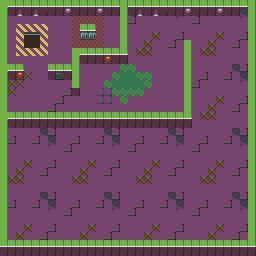

Below is a game level as drawn by its tile map, then a one-line description and the .tmx that defines it (tile-layer data replaced by summaries):
An orthogonal 32x32 tile map with 8x8 px tiles, 2 tile layers (Ground, Walls) and 4 objects (4x grunt).

<map version="1.9" tiledversion="1.9.1" orientation="orthogonal" renderorder="right-down" width="32" height="32" tilewidth="8" tileheight="8" infinite="0" nextlayerid="4" nextobjectid="5">
 <editorsettings>
  <export target="../../src/assets/tilemaps/map1.csv" format="csv" />
 </editorsettings>
 <tileset firstgid="1" name="tileset1" tilewidth="8" tileheight="8" tilecount="120" columns="8">
  <image source="../../src/assets/tiles/tileset01.png" trans="ff00ff" width="64" height="120" />
  <tile id="0">
   <properties>
    <property name="collides" type="bool" value="false" />
   </properties>
  </tile>
  <tile id="1">
   <properties>
    <property name="collides" type="bool" value="true" />
   </properties>
  </tile>
  <tile id="2">
   <properties>
    <property name="collides" type="bool" value="true" />
   </properties>
  </tile>
  <tile id="3">
   <properties>
    <property name="collides" type="bool" value="true" />
   </properties>
  </tile>
  <tile id="4">
   <properties>
    <property name="collides" type="bool" value="false" />
   </properties>
  </tile>
  <tile id="5">
   <properties>
    <property name="collides" type="bool" value="false" />
   </properties>
  </tile>
  <tile id="6">
   <properties>
    <property name="collides" type="bool" value="false" />
   </properties>
  </tile>
  <tile id="7">
   <properties>
    <property name="collides" type="bool" value="false" />
   </properties>
  </tile>
  <tile id="8">
   <properties>
    <property name="collides" type="bool" value="false" />
   </properties>
  </tile>
  <tile id="9">
   <properties>
    <property name="collides" type="bool" value="false" />
   </properties>
  </tile>
  <tile id="10">
   <properties>
    <property name="collides" type="bool" value="false" />
   </properties>
  </tile>
  <tile id="11">
   <properties>
    <property name="collides" type="bool" value="false" />
   </properties>
  </tile>
  <tile id="12">
   <properties>
    <property name="collides" type="bool" value="true" />
   </properties>
  </tile>
  <tile id="13">
   <properties>
    <property name="collides" type="bool" value="true" />
   </properties>
  </tile>
  <tile id="14">
   <properties>
    <property name="collides" type="bool" value="true" />
   </properties>
  </tile>
  <tile id="15">
   <properties>
    <property name="collides" type="bool" value="false" />
   </properties>
  </tile>
  <tile id="16">
   <properties>
    <property name="collides" type="bool" value="false" />
   </properties>
  </tile>
  <tile id="17">
   <properties>
    <property name="collides" type="bool" value="false" />
   </properties>
  </tile>
  <tile id="18">
   <properties>
    <property name="collides" type="bool" value="false" />
   </properties>
  </tile>
  <tile id="19">
   <properties>
    <property name="collides" type="bool" value="false" />
   </properties>
  </tile>
  <tile id="20">
   <properties>
    <property name="collides" type="bool" value="false" />
   </properties>
  </tile>
  <tile id="21">
   <properties>
    <property name="collides" type="bool" value="false" />
   </properties>
  </tile>
  <tile id="22">
   <properties>
    <property name="collides" type="bool" value="false" />
   </properties>
  </tile>
  <tile id="23">
   <properties>
    <property name="collides" type="bool" value="false" />
   </properties>
  </tile>
  <tile id="24">
   <properties>
    <property name="collides" type="bool" value="false" />
   </properties>
  </tile>
  <tile id="25">
   <properties>
    <property name="collides" type="bool" value="false" />
   </properties>
  </tile>
  <tile id="26">
   <properties>
    <property name="collides" type="bool" value="false" />
   </properties>
  </tile>
  <tile id="27">
   <properties>
    <property name="collides" type="bool" value="false" />
   </properties>
  </tile>
  <tile id="28">
   <properties>
    <property name="collides" type="bool" value="false" />
   </properties>
  </tile>
  <tile id="29">
   <properties>
    <property name="collides" type="bool" value="false" />
   </properties>
  </tile>
  <tile id="30">
   <properties>
    <property name="collides" type="bool" value="false" />
   </properties>
  </tile>
  <tile id="31">
   <properties>
    <property name="collides" type="bool" value="false" />
   </properties>
  </tile>
  <tile id="32">
   <properties>
    <property name="collides" type="bool" value="false" />
   </properties>
  </tile>
  <tile id="33">
   <properties>
    <property name="collides" type="bool" value="false" />
   </properties>
  </tile>
  <tile id="34">
   <properties>
    <property name="collides" type="bool" value="false" />
   </properties>
  </tile>
  <tile id="35">
   <properties>
    <property name="collides" type="bool" value="false" />
   </properties>
  </tile>
  <tile id="36">
   <properties>
    <property name="collides" type="bool" value="false" />
   </properties>
  </tile>
  <tile id="37">
   <properties>
    <property name="collides" type="bool" value="true" />
   </properties>
  </tile>
  <tile id="38">
   <properties>
    <property name="collides" type="bool" value="false" />
   </properties>
  </tile>
  <tile id="39">
   <properties>
    <property name="collides" type="bool" value="false" />
   </properties>
  </tile>
  <tile id="40">
   <properties>
    <property name="collides" type="bool" value="false" />
   </properties>
  </tile>
  <tile id="41">
   <properties>
    <property name="collides" type="bool" value="false" />
   </properties>
  </tile>
  <tile id="42">
   <properties>
    <property name="collides" type="bool" value="false" />
   </properties>
  </tile>
  <tile id="43">
   <properties>
    <property name="collides" type="bool" value="false" />
   </properties>
  </tile>
  <tile id="44">
   <properties>
    <property name="collides" type="bool" value="false" />
   </properties>
  </tile>
  <tile id="45">
   <properties>
    <property name="collides" type="bool" value="false" />
   </properties>
  </tile>
  <tile id="46">
   <properties>
    <property name="collides" type="bool" value="true" />
   </properties>
  </tile>
  <tile id="47">
   <properties>
    <property name="collides" type="bool" value="false" />
   </properties>
  </tile>
  <tile id="48">
   <properties>
    <property name="collides" type="bool" value="false" />
   </properties>
  </tile>
  <tile id="49">
   <properties>
    <property name="collides" type="bool" value="true" />
   </properties>
  </tile>
  <tile id="50">
   <properties>
    <property name="collides" type="bool" value="true" />
   </properties>
  </tile>
  <tile id="51">
   <properties>
    <property name="collides" type="bool" value="false" />
   </properties>
  </tile>
  <tile id="52">
   <properties>
    <property name="collides" type="bool" value="false" />
   </properties>
  </tile>
  <tile id="53">
   <properties>
    <property name="collides" type="bool" value="false" />
   </properties>
  </tile>
  <tile id="54">
   <properties>
    <property name="collides" type="bool" value="false" />
   </properties>
  </tile>
  <tile id="55">
   <properties>
    <property name="collides" type="bool" value="false" />
   </properties>
  </tile>
  <tile id="56">
   <properties>
    <property name="collides" type="bool" value="false" />
   </properties>
  </tile>
  <tile id="57">
   <properties>
    <property name="collides" type="bool" value="false" />
   </properties>
  </tile>
  <tile id="58">
   <properties>
    <property name="collides" type="bool" value="false" />
   </properties>
  </tile>
  <tile id="59">
   <properties>
    <property name="collides" type="bool" value="false" />
   </properties>
  </tile>
  <tile id="60">
   <properties>
    <property name="collides" type="bool" value="false" />
   </properties>
  </tile>
  <tile id="61">
   <properties>
    <property name="collides" type="bool" value="false" />
   </properties>
  </tile>
  <tile id="62">
   <properties>
    <property name="collides" type="bool" value="false" />
   </properties>
  </tile>
  <tile id="63">
   <properties>
    <property name="collides" type="bool" value="false" />
   </properties>
  </tile>
  <tile id="64">
   <properties>
    <property name="collides" type="bool" value="false" />
   </properties>
  </tile>
  <tile id="65">
   <properties>
    <property name="collides" type="bool" value="false" />
   </properties>
  </tile>
  <tile id="66">
   <properties>
    <property name="collides" type="bool" value="false" />
   </properties>
  </tile>
  <tile id="67">
   <properties>
    <property name="collides" type="bool" value="false" />
   </properties>
  </tile>
  <tile id="68">
   <properties>
    <property name="collides" type="bool" value="false" />
   </properties>
  </tile>
  <tile id="69">
   <properties>
    <property name="collides" type="bool" value="false" />
   </properties>
  </tile>
  <tile id="70">
   <properties>
    <property name="collides" type="bool" value="false" />
   </properties>
  </tile>
  <tile id="71">
   <properties>
    <property name="collides" type="bool" value="false" />
   </properties>
  </tile>
  <tile id="72">
   <properties>
    <property name="collides" type="bool" value="false" />
   </properties>
  </tile>
  <tile id="73">
   <properties>
    <property name="collides" type="bool" value="false" />
   </properties>
  </tile>
  <tile id="74">
   <properties>
    <property name="collides" type="bool" value="false" />
   </properties>
  </tile>
  <tile id="75">
   <properties>
    <property name="collides" type="bool" value="false" />
   </properties>
  </tile>
  <tile id="76">
   <properties>
    <property name="collides" type="bool" value="false" />
   </properties>
  </tile>
  <tile id="77">
   <properties>
    <property name="collides" type="bool" value="false" />
   </properties>
  </tile>
  <tile id="78">
   <properties>
    <property name="collides" type="bool" value="false" />
   </properties>
  </tile>
  <tile id="79">
   <properties>
    <property name="collides" type="bool" value="false" />
   </properties>
  </tile>
  <tile id="80">
   <properties>
    <property name="collides" type="bool" value="false" />
   </properties>
  </tile>
  <tile id="81">
   <properties>
    <property name="collides" type="bool" value="false" />
   </properties>
  </tile>
  <tile id="82">
   <properties>
    <property name="collides" type="bool" value="false" />
   </properties>
  </tile>
  <tile id="83">
   <properties>
    <property name="collides" type="bool" value="false" />
   </properties>
  </tile>
  <tile id="84">
   <properties>
    <property name="collides" type="bool" value="false" />
   </properties>
  </tile>
  <tile id="85">
   <properties>
    <property name="collides" type="bool" value="false" />
   </properties>
  </tile>
  <tile id="86">
   <properties>
    <property name="collides" type="bool" value="false" />
   </properties>
  </tile>
  <tile id="87">
   <properties>
    <property name="collides" type="bool" value="false" />
   </properties>
  </tile>
  <tile id="88">
   <properties>
    <property name="collides" type="bool" value="false" />
   </properties>
  </tile>
  <tile id="89">
   <properties>
    <property name="collides" type="bool" value="false" />
   </properties>
  </tile>
  <tile id="90">
   <properties>
    <property name="collides" type="bool" value="false" />
   </properties>
  </tile>
  <tile id="91">
   <properties>
    <property name="collides" type="bool" value="false" />
   </properties>
  </tile>
  <tile id="92">
   <properties>
    <property name="collides" type="bool" value="false" />
   </properties>
  </tile>
  <tile id="93">
   <properties>
    <property name="collides" type="bool" value="false" />
   </properties>
  </tile>
  <tile id="94">
   <properties>
    <property name="collides" type="bool" value="false" />
   </properties>
  </tile>
  <tile id="95">
   <properties>
    <property name="collides" type="bool" value="false" />
   </properties>
  </tile>
  <tile id="96">
   <properties>
    <property name="collides" type="bool" value="false" />
   </properties>
  </tile>
  <tile id="97">
   <properties>
    <property name="collides" type="bool" value="false" />
   </properties>
  </tile>
  <tile id="98">
   <properties>
    <property name="collides" type="bool" value="false" />
   </properties>
  </tile>
  <tile id="99">
   <properties>
    <property name="collides" type="bool" value="false" />
   </properties>
  </tile>
  <tile id="100">
   <properties>
    <property name="collides" type="bool" value="false" />
   </properties>
  </tile>
  <tile id="101">
   <properties>
    <property name="collides" type="bool" value="false" />
   </properties>
  </tile>
  <tile id="102">
   <properties>
    <property name="collides" type="bool" value="false" />
   </properties>
  </tile>
  <tile id="103">
   <properties>
    <property name="collides" type="bool" value="false" />
   </properties>
  </tile>
  <tile id="104">
   <properties>
    <property name="collides" type="bool" value="false" />
   </properties>
  </tile>
  <tile id="105">
   <properties>
    <property name="collides" type="bool" value="false" />
   </properties>
  </tile>
  <tile id="106">
   <properties>
    <property name="collides" type="bool" value="false" />
   </properties>
  </tile>
  <tile id="107">
   <properties>
    <property name="collides" type="bool" value="false" />
   </properties>
  </tile>
  <tile id="108">
   <properties>
    <property name="collides" type="bool" value="false" />
   </properties>
  </tile>
  <tile id="109">
   <properties>
    <property name="collides" type="bool" value="false" />
   </properties>
  </tile>
  <tile id="110">
   <properties>
    <property name="collides" type="bool" value="false" />
   </properties>
  </tile>
  <tile id="111">
   <properties>
    <property name="collides" type="bool" value="false" />
   </properties>
  </tile>
  <tile id="112">
   <properties>
    <property name="collides" type="bool" value="false" />
   </properties>
  </tile>
  <tile id="113">
   <properties>
    <property name="collides" type="bool" value="false" />
   </properties>
  </tile>
  <tile id="114">
   <properties>
    <property name="collides" type="bool" value="false" />
   </properties>
  </tile>
  <tile id="115">
   <properties>
    <property name="collides" type="bool" value="false" />
   </properties>
  </tile>
  <tile id="116">
   <properties>
    <property name="collides" type="bool" value="false" />
   </properties>
  </tile>
  <tile id="117">
   <properties>
    <property name="collides" type="bool" value="false" />
   </properties>
  </tile>
  <tile id="118">
   <properties>
    <property name="collides" type="bool" value="false" />
   </properties>
  </tile>
  <tile id="119">
   <properties>
    <property name="collides" type="bool" value="false" />
   </properties>
  </tile>
 </tileset>
 <layer id="1" name="Ground" width="32" height="32">
  <data>[1024 cells, 1008 non-empty, 14 distinct tile ids]</data>
 </layer>
 <layer id="2" name="Walls" width="32" height="32">
  <data>[1024 cells, 274 non-empty, 10 distinct tile ids]</data>
 </layer>
 <objectgroup id="3" name="Grunts">
  <object id="1" class="grunt" gid="77" x="157.333" y="66.7444" width="8" height="8" />
  <object id="4" class="grunt" gid="77" x="115.333" y="199.744" width="8" height="8" />
  <object id="3" class="grunt" gid="77" x="208.667" y="144.744" width="8" height="8" />
  <object id="2" name="grunt1" class="grunt" gid="77" x="40" y="97.7444" width="8" height="8" />
 </objectgroup>
</map>
